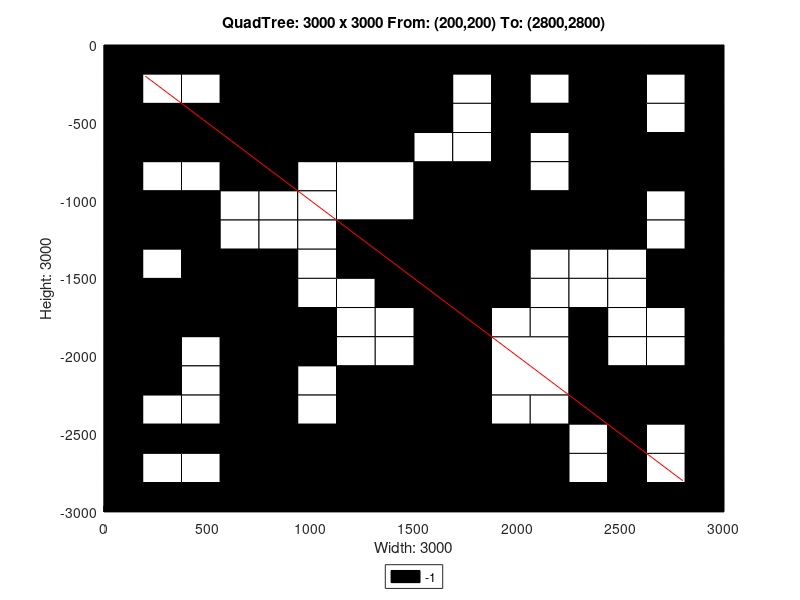

Write the MATLAB code that produced this figure.
axis([0 3000 -3000 0]);
title('QuadTree: 3000 x 3000 From: (200,200) To: (2800,2800)');
xlabel('Width: 3000');
ylabel('Height: 3000');
rectangle('Position',[750 -750 750 750], 'FaceColor',[0 0 0]);
rectangle('Position',[0 -750 375 375], 'FaceColor',[0 0 0]);
rectangle('Position',[375 -750 375 375], 'FaceColor',[0 0 0]);
rectangle('Position',[1125 -1125 375 375], 'FaceColor',[1 1 1]);
rectangle('Position',[1125 -1500 375 375], 'FaceColor',[0 0 0]);
rectangle('Position',[2250 -375 375 375], 'FaceColor',[0 0 0]);
rectangle('Position',[2250 -750 375 375], 'FaceColor',[0 0 0]);
rectangle('Position',[1500 -1125 375 375], 'FaceColor',[0 0 0]);
rectangle('Position',[1500 -1500 375 375], 'FaceColor',[0 0 0]);
rectangle('Position',[2250 -1125 375 375], 'FaceColor',[0 0 0]);
rectangle('Position',[0 -1875 375 375], 'FaceColor',[0 0 0]);
rectangle('Position',[375 -1875 375 375], 'FaceColor',[0 0 0]);
rectangle('Position',[0 -2250 375 375], 'FaceColor',[0 0 0]);
rectangle('Position',[1125 -2625 375 375], 'FaceColor',[0 0 0]);
rectangle('Position',[750 -3000 375 375], 'FaceColor',[0 0 0]);
rectangle('Position',[1125 -3000 375 375], 'FaceColor',[0 0 0]);
rectangle('Position',[1500 -1875 375 375], 'FaceColor',[0 0 0]);
rectangle('Position',[1500 -2250 375 375], 'FaceColor',[0 0 0]);
rectangle('Position',[1875 -2250 375 375], 'FaceColor',[1 1 1]);
rectangle('Position',[1500 -2625 375 375], 'FaceColor',[0 0 0]);
rectangle('Position',[1500 -3000 375 375], 'FaceColor',[0 0 0]);
rectangle('Position',[1875 -3000 375 375], 'FaceColor',[0 0 0]);
rectangle('Position',[0 -187.5 187.5 187.5], 'FaceColor',[0 0 0]);
rectangle('Position',[187.5 -187.5 187.5 187.5], 'FaceColor',[0 0 0]);
rectangle('Position',[0 -375 187.5 187.5], 'FaceColor',[0 0 0]);
rectangle('Position',[187.5 -375 187.5 187.5], 'FaceColor',[1 1 1]);
rectangle('Position',[375 -187.5 187.5 187.5], 'FaceColor',[0 0 0]);
rectangle('Position',[562.5 -187.5 187.5 187.5], 'FaceColor',[0 0 0]);
rectangle('Position',[375 -375 187.5 187.5], 'FaceColor',[1 1 1]);
rectangle('Position',[562.5 -375 187.5 187.5], 'FaceColor',[0 0 0]);
rectangle('Position',[0 -937.5 187.5 187.5], 'FaceColor',[0 0 0]);
rectangle('Position',[187.5 -937.5 187.5 187.5], 'FaceColor',[1 1 1]);
rectangle('Position',[0 -1125 187.5 187.5], 'FaceColor',[0 0 0]);
rectangle('Position',[187.5 -1125 187.5 187.5], 'FaceColor',[0 0 0]);
rectangle('Position',[375 -937.5 187.5 187.5], 'FaceColor',[1 1 1]);
rectangle('Position',[562.5 -937.5 187.5 187.5], 'FaceColor',[0 0 0]);
rectangle('Position',[375 -1125 187.5 187.5], 'FaceColor',[0 0 0]);
rectangle('Position',[562.5 -1125 187.5 187.5], 'FaceColor',[1 1 1]);
rectangle('Position',[0 -1312.5 187.5 187.5], 'FaceColor',[0 0 0]);
rectangle('Position',[187.5 -1312.5 187.5 187.5], 'FaceColor',[0 0 0]);
rectangle('Position',[0 -1500 187.5 187.5], 'FaceColor',[0 0 0]);
rectangle('Position',[187.5 -1500 187.5 187.5], 'FaceColor',[1 1 1]);
rectangle('Position',[375 -1312.5 187.5 187.5], 'FaceColor',[0 0 0]);
rectangle('Position',[562.5 -1312.5 187.5 187.5], 'FaceColor',[1 1 1]);
rectangle('Position',[375 -1500 187.5 187.5], 'FaceColor',[0 0 0]);
rectangle('Position',[562.5 -1500 187.5 187.5], 'FaceColor',[0 0 0]);
rectangle('Position',[750 -937.5 187.5 187.5], 'FaceColor',[0 0 0]);
rectangle('Position',[937.5 -937.5 187.5 187.5], 'FaceColor',[1 1 1]);
rectangle('Position',[750 -1125 187.5 187.5], 'FaceColor',[1 1 1]);
rectangle('Position',[937.5 -1125 187.5 187.5], 'FaceColor',[1 1 1]);
rectangle('Position',[750 -1312.5 187.5 187.5], 'FaceColor',[1 1 1]);
rectangle('Position',[937.5 -1312.5 187.5 187.5], 'FaceColor',[1 1 1]);
rectangle('Position',[750 -1500 187.5 187.5], 'FaceColor',[0 0 0]);
rectangle('Position',[937.5 -1500 187.5 187.5], 'FaceColor',[1 1 1]);
rectangle('Position',[1500 -187.5 187.5 187.5], 'FaceColor',[0 0 0]);
rectangle('Position',[1687.5 -187.5 187.5 187.5], 'FaceColor',[0 0 0]);
rectangle('Position',[1500 -375 187.5 187.5], 'FaceColor',[0 0 0]);
rectangle('Position',[1687.5 -375 187.5 187.5], 'FaceColor',[1 1 1]);
rectangle('Position',[1875 -187.5 187.5 187.5], 'FaceColor',[0 0 0]);
rectangle('Position',[2062.5 -187.5 187.5 187.5], 'FaceColor',[0 0 0]);
rectangle('Position',[1875 -375 187.5 187.5], 'FaceColor',[0 0 0]);
rectangle('Position',[2062.5 -375 187.5 187.5], 'FaceColor',[1 1 1]);
rectangle('Position',[1500 -562.5 187.5 187.5], 'FaceColor',[0 0 0]);
rectangle('Position',[1687.5 -562.5 187.5 187.5], 'FaceColor',[1 1 1]);
rectangle('Position',[1500 -750 187.5 187.5], 'FaceColor',[1 1 1]);
rectangle('Position',[1687.5 -750 187.5 187.5], 'FaceColor',[1 1 1]);
rectangle('Position',[1875 -562.5 187.5 187.5], 'FaceColor',[0 0 0]);
rectangle('Position',[2062.5 -562.5 187.5 187.5], 'FaceColor',[0 0 0]);
rectangle('Position',[1875 -750 187.5 187.5], 'FaceColor',[0 0 0]);
rectangle('Position',[2062.5 -750 187.5 187.5], 'FaceColor',[1 1 1]);
rectangle('Position',[2625 -187.5 187.5 187.5], 'FaceColor',[0 0 0]);
rectangle('Position',[2812.5 -187.5 187.5 187.5], 'FaceColor',[0 0 0]);
rectangle('Position',[2625 -375 187.5 187.5], 'FaceColor',[1 1 1]);
rectangle('Position',[2812.5 -375 187.5 187.5], 'FaceColor',[0 0 0]);
rectangle('Position',[2625 -562.5 187.5 187.5], 'FaceColor',[1 1 1]);
rectangle('Position',[2812.5 -562.5 187.5 187.5], 'FaceColor',[0 0 0]);
rectangle('Position',[2625 -750 187.5 187.5], 'FaceColor',[0 0 0]);
rectangle('Position',[2812.5 -750 187.5 187.5], 'FaceColor',[0 0 0]);
rectangle('Position',[1875 -937.5 187.5 187.5], 'FaceColor',[0 0 0]);
rectangle('Position',[2062.5 -937.5 187.5 187.5], 'FaceColor',[1 1 1]);
rectangle('Position',[1875 -1125 187.5 187.5], 'FaceColor',[0 0 0]);
rectangle('Position',[2062.5 -1125 187.5 187.5], 'FaceColor',[0 0 0]);
rectangle('Position',[1875 -1312.5 187.5 187.5], 'FaceColor',[0 0 0]);
rectangle('Position',[2062.5 -1312.5 187.5 187.5], 'FaceColor',[0 0 0]);
rectangle('Position',[1875 -1500 187.5 187.5], 'FaceColor',[0 0 0]);
rectangle('Position',[2062.5 -1500 187.5 187.5], 'FaceColor',[1 1 1]);
rectangle('Position',[2625 -937.5 187.5 187.5], 'FaceColor',[0 0 0]);
rectangle('Position',[2812.5 -937.5 187.5 187.5], 'FaceColor',[0 0 0]);
rectangle('Position',[2625 -1125 187.5 187.5], 'FaceColor',[1 1 1]);
rectangle('Position',[2812.5 -1125 187.5 187.5], 'FaceColor',[0 0 0]);
rectangle('Position',[2250 -1312.5 187.5 187.5], 'FaceColor',[0 0 0]);
rectangle('Position',[2437.5 -1312.5 187.5 187.5], 'FaceColor',[0 0 0]);
rectangle('Position',[2250 -1500 187.5 187.5], 'FaceColor',[1 1 1]);
rectangle('Position',[2437.5 -1500 187.5 187.5], 'FaceColor',[1 1 1]);
rectangle('Position',[2625 -1312.5 187.5 187.5], 'FaceColor',[1 1 1]);
rectangle('Position',[2812.5 -1312.5 187.5 187.5], 'FaceColor',[0 0 0]);
rectangle('Position',[2625 -1500 187.5 187.5], 'FaceColor',[0 0 0]);
rectangle('Position',[2812.5 -1500 187.5 187.5], 'FaceColor',[0 0 0]);
rectangle('Position',[375 -2062.5 187.5 187.5], 'FaceColor',[1 1 1]);
rectangle('Position',[562.5 -2062.5 187.5 187.5], 'FaceColor',[0 0 0]);
rectangle('Position',[375 -2250 187.5 187.5], 'FaceColor',[1 1 1]);
rectangle('Position',[562.5 -2250 187.5 187.5], 'FaceColor',[0 0 0]);
rectangle('Position',[750 -1687.5 187.5 187.5], 'FaceColor',[0 0 0]);
rectangle('Position',[937.5 -1687.5 187.5 187.5], 'FaceColor',[1 1 1]);
rectangle('Position',[750 -1875 187.5 187.5], 'FaceColor',[0 0 0]);
rectangle('Position',[937.5 -1875 187.5 187.5], 'FaceColor',[0 0 0]);
rectangle('Position',[1125 -1687.5 187.5 187.5], 'FaceColor',[1 1 1]);
rectangle('Position',[1312.5 -1687.5 187.5 187.5], 'FaceColor',[0 0 0]);
rectangle('Position',[1125 -1875 187.5 187.5], 'FaceColor',[1 1 1]);
rectangle('Position',[1312.5 -1875 187.5 187.5], 'FaceColor',[1 1 1]);
rectangle('Position',[750 -2062.5 187.5 187.5], 'FaceColor',[0 0 0]);
rectangle('Position',[937.5 -2062.5 187.5 187.5], 'FaceColor',[0 0 0]);
rectangle('Position',[750 -2250 187.5 187.5], 'FaceColor',[0 0 0]);
rectangle('Position',[937.5 -2250 187.5 187.5], 'FaceColor',[1 1 1]);
rectangle('Position',[1125 -2062.5 187.5 187.5], 'FaceColor',[1 1 1]);
rectangle('Position',[1312.5 -2062.5 187.5 187.5], 'FaceColor',[1 1 1]);
rectangle('Position',[1125 -2250 187.5 187.5], 'FaceColor',[0 0 0]);
rectangle('Position',[1312.5 -2250 187.5 187.5], 'FaceColor',[0 0 0]);
rectangle('Position',[0 -2437.5 187.5 187.5], 'FaceColor',[0 0 0]);
rectangle('Position',[187.5 -2437.5 187.5 187.5], 'FaceColor',[1 1 1]);
rectangle('Position',[0 -2625 187.5 187.5], 'FaceColor',[0 0 0]);
rectangle('Position',[187.5 -2625 187.5 187.5], 'FaceColor',[0 0 0]);
rectangle('Position',[375 -2437.5 187.5 187.5], 'FaceColor',[1 1 1]);
rectangle('Position',[562.5 -2437.5 187.5 187.5], 'FaceColor',[0 0 0]);
rectangle('Position',[375 -2625 187.5 187.5], 'FaceColor',[0 0 0]);
rectangle('Position',[562.5 -2625 187.5 187.5], 'FaceColor',[0 0 0]);
rectangle('Position',[0 -2812.5 187.5 187.5], 'FaceColor',[0 0 0]);
rectangle('Position',[187.5 -2812.5 187.5 187.5], 'FaceColor',[1 1 1]);
rectangle('Position',[0 -3000 187.5 187.5], 'FaceColor',[0 0 0]);
rectangle('Position',[187.5 -3000 187.5 187.5], 'FaceColor',[0 0 0]);
rectangle('Position',[375 -2812.5 187.5 187.5], 'FaceColor',[1 1 1]);
rectangle('Position',[562.5 -2812.5 187.5 187.5], 'FaceColor',[0 0 0]);
rectangle('Position',[375 -3000 187.5 187.5], 'FaceColor',[0 0 0]);
rectangle('Position',[562.5 -3000 187.5 187.5], 'FaceColor',[0 0 0]);
rectangle('Position',[750 -2437.5 187.5 187.5], 'FaceColor',[0 0 0]);
rectangle('Position',[937.5 -2437.5 187.5 187.5], 'FaceColor',[1 1 1]);
rectangle('Position',[750 -2625 187.5 187.5], 'FaceColor',[0 0 0]);
rectangle('Position',[937.5 -2625 187.5 187.5], 'FaceColor',[0 0 0]);
rectangle('Position',[1875 -1687.5 187.5 187.5], 'FaceColor',[0 0 0]);
rectangle('Position',[2062.5 -1687.5 187.5 187.5], 'FaceColor',[1 1 1]);
rectangle('Position',[1875 -1875 187.5 187.5], 'FaceColor',[1 1 1]);
rectangle('Position',[2062.5 -1875 187.5 187.5], 'FaceColor',[1 1 1]);
rectangle('Position',[2250 -1687.5 187.5 187.5], 'FaceColor',[1 1 1]);
rectangle('Position',[2437.5 -1687.5 187.5 187.5], 'FaceColor',[1 1 1]);
rectangle('Position',[2250 -1875 187.5 187.5], 'FaceColor',[0 0 0]);
rectangle('Position',[2437.5 -1875 187.5 187.5], 'FaceColor',[1 1 1]);
rectangle('Position',[2625 -1687.5 187.5 187.5], 'FaceColor',[0 0 0]);
rectangle('Position',[2812.5 -1687.5 187.5 187.5], 'FaceColor',[0 0 0]);
rectangle('Position',[2625 -1875 187.5 187.5], 'FaceColor',[1 1 1]);
rectangle('Position',[2812.5 -1875 187.5 187.5], 'FaceColor',[0 0 0]);
rectangle('Position',[2250 -2062.5 187.5 187.5], 'FaceColor',[0 0 0]);
rectangle('Position',[2437.5 -2062.5 187.5 187.5], 'FaceColor',[1 1 1]);
rectangle('Position',[2250 -2250 187.5 187.5], 'FaceColor',[0 0 0]);
rectangle('Position',[2437.5 -2250 187.5 187.5], 'FaceColor',[0 0 0]);
rectangle('Position',[2625 -2062.5 187.5 187.5], 'FaceColor',[1 1 1]);
rectangle('Position',[2812.5 -2062.5 187.5 187.5], 'FaceColor',[0 0 0]);
rectangle('Position',[2625 -2250 187.5 187.5], 'FaceColor',[0 0 0]);
rectangle('Position',[2812.5 -2250 187.5 187.5], 'FaceColor',[0 0 0]);
rectangle('Position',[1875 -2437.5 187.5 187.5], 'FaceColor',[1 1 1]);
rectangle('Position',[2062.5 -2437.5 187.5 187.5], 'FaceColor',[1 1 1]);
rectangle('Position',[1875 -2625 187.5 187.5], 'FaceColor',[0 0 0]);
rectangle('Position',[2062.5 -2625 187.5 187.5], 'FaceColor',[0 0 0]);
rectangle('Position',[2250 -2437.5 187.5 187.5], 'FaceColor',[0 0 0]);
rectangle('Position',[2437.5 -2437.5 187.5 187.5], 'FaceColor',[0 0 0]);
rectangle('Position',[2250 -2625 187.5 187.5], 'FaceColor',[1 1 1]);
rectangle('Position',[2437.5 -2625 187.5 187.5], 'FaceColor',[0 0 0]);
rectangle('Position',[2625 -2437.5 187.5 187.5], 'FaceColor',[0 0 0]);
rectangle('Position',[2812.5 -2437.5 187.5 187.5], 'FaceColor',[0 0 0]);
rectangle('Position',[2625 -2625 187.5 187.5], 'FaceColor',[1 1 1]);
rectangle('Position',[2812.5 -2625 187.5 187.5], 'FaceColor',[0 0 0]);
rectangle('Position',[2250 -2812.5 187.5 187.5], 'FaceColor',[1 1 1]);
rectangle('Position',[2437.5 -2812.5 187.5 187.5], 'FaceColor',[0 0 0]);
rectangle('Position',[2250 -3000 187.5 187.5], 'FaceColor',[0 0 0]);
rectangle('Position',[2437.5 -3000 187.5 187.5], 'FaceColor',[0 0 0]);
rectangle('Position',[2625 -2812.5 187.5 187.5], 'FaceColor',[1 1 1]);
rectangle('Position',[2812.5 -2812.5 187.5 187.5], 'FaceColor',[0 0 0]);
rectangle('Position',[2625 -3000 187.5 187.5], 'FaceColor',[0 0 0]);
rectangle('Position',[2812.5 -3000 187.5 187.5], 'FaceColor',[0 0 0]);
X=[2800,200];
Y=[-2800,-200];
hold on;
plot(X,Y,'r');
legend('-1','Location','southoutside');
